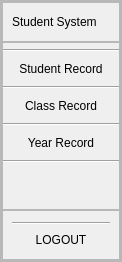
     <widget class="QFrame" name="Slide_menu_ct">
      <property name="minimumSize">
       <size>
        <width>0</width>
        <height>0</height>
       </size>
      </property>
      <property name="maximumSize">
       <size>
        <width>0</width>
        <height>16777215</height>
       </size>
      </property>
      <property name="frameShape">
       <enum>QFrame::StyledPanel</enum>
      </property>
      <property name="frameShadow">
       <enum>QFrame::Raised</enum>
      </property>
      <layout class="QHBoxLayout" name="horizontalLayout_3">
       <property name="spacing">
        <number>0</number>
       </property>
       <property name="leftMargin">
        <number>0</number>
       </property>
       <property name="topMargin">
        <number>0</number>
       </property>
       <property name="rightMargin">
        <number>0</number>
       </property>
       <property name="bottomMargin">
        <number>0</number>
       </property>
       <item>
        <widget class="QFrame" name="left_menu">
         <property name="frameShape">
          <enum>QFrame::StyledPanel</enum>
         </property>
         <property name="frameShadow">
          <enum>QFrame::Raised</enum>
         </property>
         <layout class="QVBoxLayout" name="verticalLayout_2">
          <property name="spacing">
           <number>0</number>
          </property>
          <property name="leftMargin">
           <number>0</number>
          </property>
          <property name="topMargin">
           <number>0</number>
          </property>
          <property name="rightMargin">
           <number>0</number>
          </property>
          <property name="bottomMargin">
           <number>0</number>
          </property>
          <item>
           <widget class="QFrame" name="App_Name">
            <property name="minimumSize">
             <size>
              <width>0</width>
              <height>40</height>
             </size>
            </property>
            <property name="maximumSize">
             <size>
              <width>16777215</width>
              <height>16777215</height>
             </size>
            </property>
            <property name="frameShape">
             <enum>QFrame::StyledPanel</enum>
            </property>
            <property name="frameShadow">
             <enum>QFrame::Raised</enum>
            </property>
            <layout class="QHBoxLayout" name="horizontalLayout_7">
             <item>
              <widget class="QLabel" name="app_name">
               <property name="text">
                <string>Student System</string>
               </property>
              </widget>
             </item>
             <item>
              <widget class="QLabel" name="icon">
               <property name="text">
                <string/>
               </property>
               <property name="textFormat">
                <enum>Qt::PlainText</enum>
               </property>
               <property name="pixmap">
                <pixmap resource="SVG.qrc">:/SVG/SVG/attachment, paperclip, attach, office, clip.svg</pixmap>
               </property>
              </widget>
             </item>
            </layout>
           </widget>
          </item>
          <item>
           <widget class="QFrame" name="left_mid_menu">
            <property name="sizePolicy">
             <sizepolicy hsizetype="Preferred" vsizetype="Expanding">
              <horstretch>0</horstretch>
              <verstretch>0</verstretch>
             </sizepolicy>
            </property>
            <property name="frameShape">
             <enum>QFrame::StyledPanel</enum>
            </property>
            <property name="frameShadow">
             <enum>QFrame::Raised</enum>
            </property>
            <layout class="QGridLayout" name="gridLayout_2">
             <property name="leftMargin">
              <number>0</number>
             </property>
             <property name="topMargin">
              <number>6</number>
             </property>
             <property name="rightMargin">
              <number>0</number>
             </property>
             <property name="bottomMargin">
              <number>6</number>
             </property>
             <property name="horizontalSpacing">
              <number>6</number>
             </property>
             <property name="verticalSpacing">
              <number>10</number>
             </property>
             <item row="3" column="0">
              <widget class="QPushButton" name="class_record_button">
               <property name="styleSheet">
                <string notr="true">QPushButton#class_record_button {
    border: none;
    outline: none;
}</string>
               </property>
               <property name="text">
                <string>Class Record</string>
               </property>
               <property name="icon">
                <iconset resource="SVG.qrc">
                 <normaloff>:/SVG/SVG/friend, group, people, team, members.svg</normaloff>:/SVG/SVG/friend, group, people, team, members.svg</iconset>
               </property>
              </widget>
             </item>
             <item row="1" column="0">
              <widget class="QPushButton" name="student_record_button">
               <property name="styleSheet">
                <string notr="true">QPushButton#student_record_button {
    border: none;
    outline: none;
}</string>
               </property>
               <property name="text">
                <string>Student Record</string>
               </property>
               <property name="icon">
                <iconset resource="SVG.qrc">
                 <normaloff>:/SVG/SVG/user, account, profile, avatar, person.svg</normaloff>:/SVG/SVG/user, account, profile, avatar, person.svg</iconset>
               </property>
              </widget>
             </item>
             <item row="5" column="0">
              <widget class="QPushButton" name="year_record_button">
               <property name="font">
                <font>
                 <pointsize>9</pointsize>
                </font>
               </property>
               <property name="styleSheet">
                <string notr="true">QPushButton#year_record_button {
    border: none;
    outline: none;
}</string>
               </property>
               <property name="text">
                <string>Year Record</string>
               </property>
               <property name="icon">
                <iconset resource="SVG.qrc">
                 <normaloff>:/SVG/SVG/calendar, schedule, month, date, event.svg</normaloff>:/SVG/SVG/calendar, schedule, month, date, event.svg</iconset>
               </property>
              </widget>
             </item>
             <item row="7" column="0">
              <spacer name="menuSpacer">
               <property name="orientation">
                <enum>Qt::Vertical</enum>
               </property>
               <property name="sizeHint" stdset="0">
                <size>
                 <width>20</width>
                 <height>40</height>
                </size>
               </property>
              </spacer>
             </item>
             <item row="0" column="0">
              <widget class="Line" name="line_3">
               <property name="orientation">
                <enum>Qt::Horizontal</enum>
               </property>
              </widget>
             </item>
             <item row="2" column="0">
              <widget class="Line" name="line">
               <property name="orientation">
                <enum>Qt::Horizontal</enum>
               </property>
              </widget>
             </item>
             <item row="4" column="0">
              <widget class="Line" name="line_2">
               <property name="orientation">
                <enum>Qt::Horizontal</enum>
               </property>
              </widget>
             </item>
             <item row="6" column="0">
              <widget class="Line" name="line_4">
               <property name="orientation">
                <enum>Qt::Horizontal</enum>
               </property>
              </widget>
             </item>
            </layout>
           </widget>
          </item>
          <item>
           <widget class="QFrame" name="left_bottom_menu">
            <property name="minimumSize">
             <size>
              <width>0</width>
              <height>50</height>
             </size>
            </property>
            <property name="frameShape">
             <enum>QFrame::StyledPanel</enum>
            </property>
            <property name="frameShadow">
             <enum>QFrame::Raised</enum>
            </property>
            <layout class="QVBoxLayout" name="verticalLayout_3">
             <item>
              <widget class="Line" name="line_5">
               <property name="orientation">
                <enum>Qt::Horizontal</enum>
               </property>
              </widget>
             </item>
             <item>
              <widget class="QPushButton" name="menu_logout_button">
               <property name="styleSheet">
                <string notr="true">QPushButton#menu_logout_button {
    border: none;
    outline: none;
}</string>
               </property>
               <property name="text">
                <string>LOGOUT</string>
               </property>
               <property name="icon">
                <iconset resource="SVG.qrc">
                 <normaloff>:/SVG/SVG/logout, close, sign out, exit, access.svg</normaloff>:/SVG/SVG/logout, close, sign out, exit, access.svg</iconset>
               </property>
              </widget>
             </item>
            </layout>
           </widget>
          </item>
         </layout>
        </widget>
       </item>
      </layout>
     </widget>
